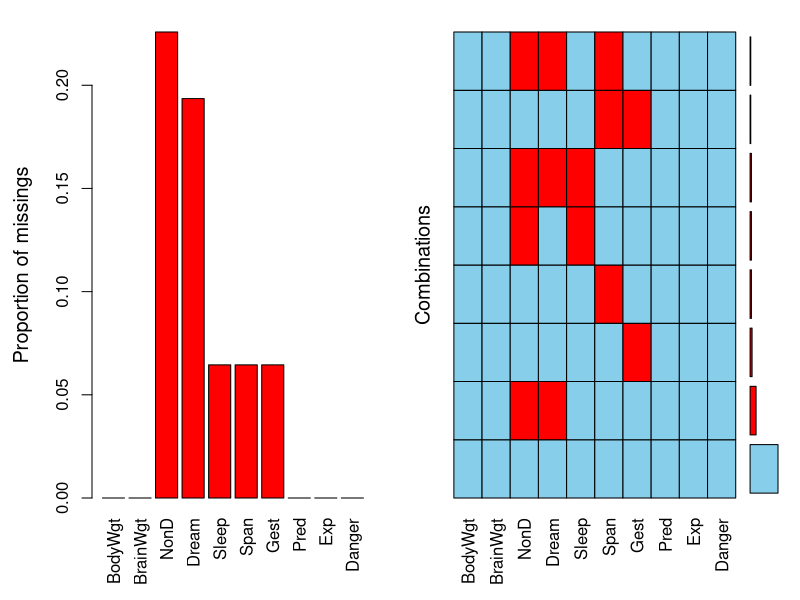
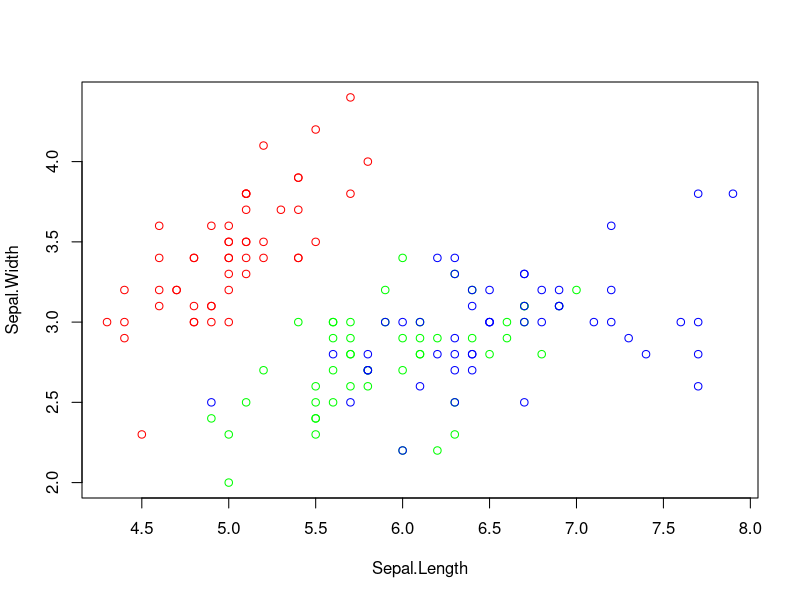
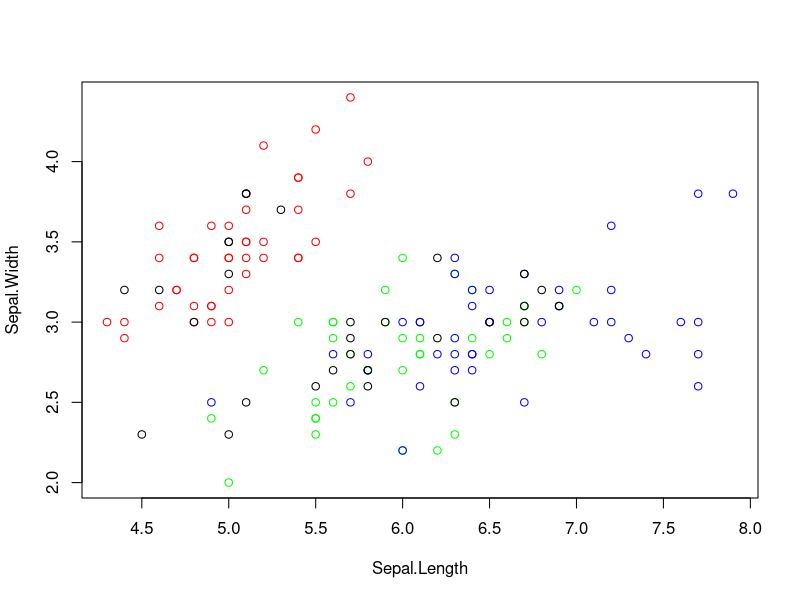
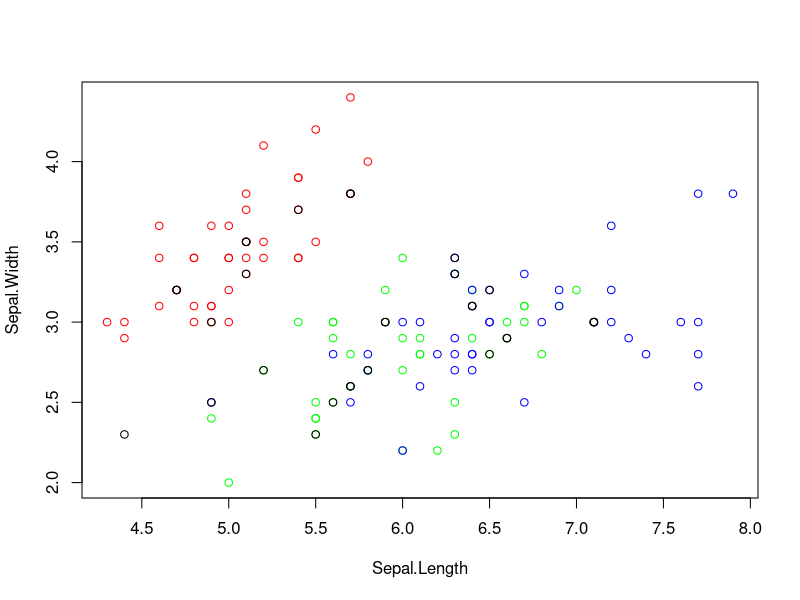
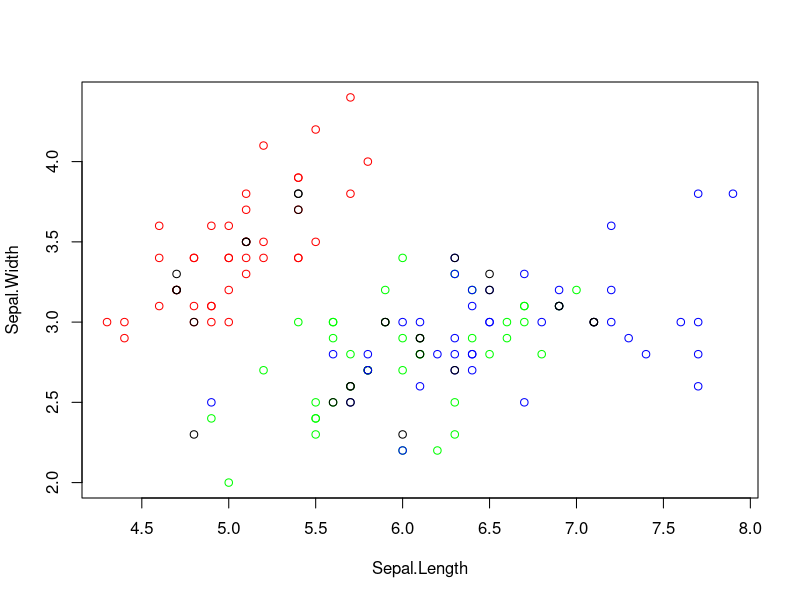
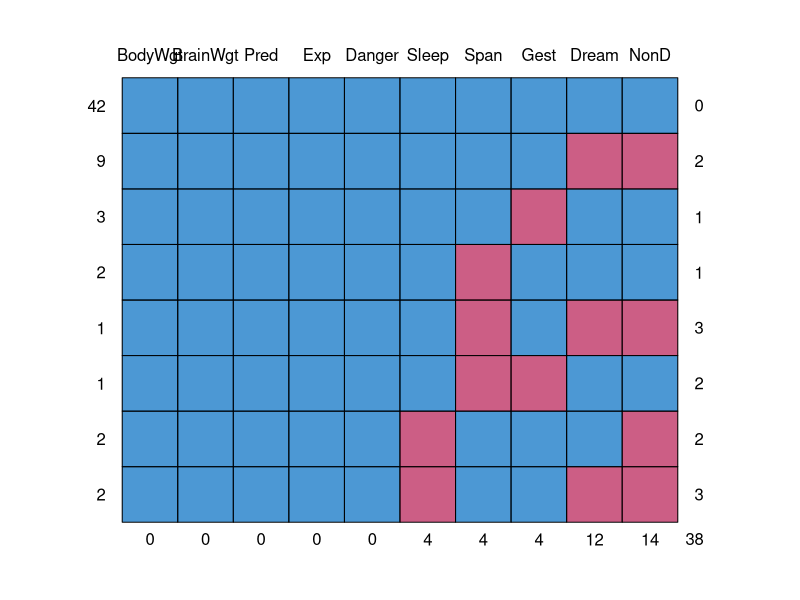

Source code (R) for these figures, in order:

# Set up VIM ####
install.packages('VIM')
install.packages('Rcpp')

# Explore VIM ####
mydata2 = VIM::sleep
names(mydata2)

VIM::aggr(mydata2)
VIM::aggr(mydata2,plot = F)

# IRIS Example ####
data(iris)
mydata0 = iris[, c(1, 2, 5)]
mydata1 = iris[, c(1, 2, 5)]

ind_missing = c(41:50, 91:100, 141:150)
mydata1[ind_missing,1] = NA

mycolors = rep(c('red','green','blue'),c(50,50,50))
plot(mydata0[,1:2],col= mycolors)

mycolors[ind_missing] = 'black'
plot(mydata0[,1:2],col= mycolors)


# KNN ####

mynames = names(mydata1)
knn1 = VIM::kNN(data = mydata1,variable = mynames[1],k = 1)
knn3 = VIM::kNN(data = mydata1,variable = mynames[1],k = 3)

plot(knn1[,1:2],col= mycolors)
plot(knn3[,1:2],col= mycolors)

# MICE ####

# install.packages('mice')
mice::md.pattern(mydata2)
